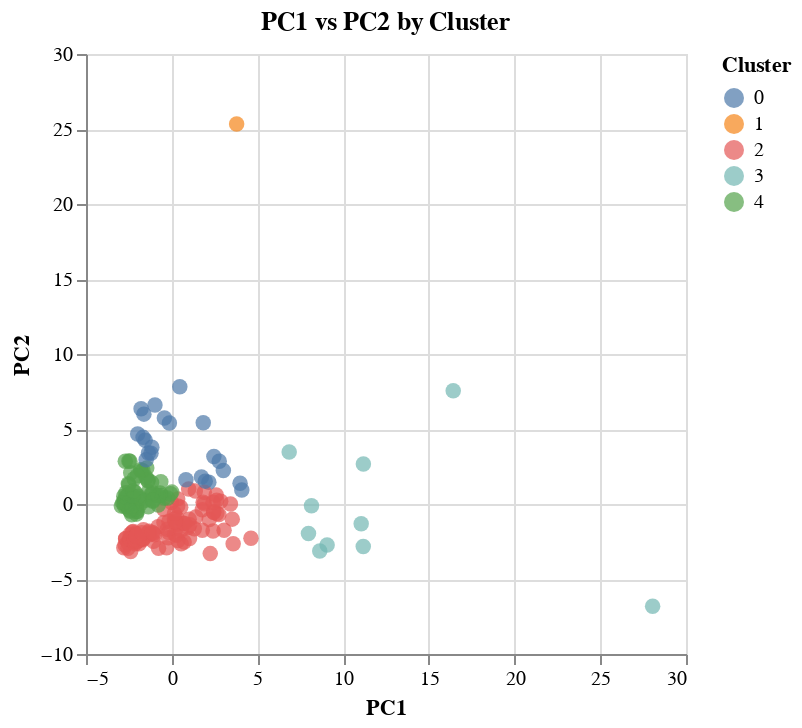

The cell this chart's notebook holds for it:
### Markdown cell above
<font size = "4">PCA 2 dimensions, kmeans</font>

### Code cell
kmeans_kwargs = {'init': 'random', 'n_init': 10, 
                 'max_iter': 300, 'random_state':100}
kmeans = KMeans(n_clusters = 5, **kmeans_kwargs)
model = PCA(n_components = 2,random_state = 0)
model_data = pd.DataFrame(model.fit_transform(scaled_data))
model_data["Cluster"] = kmeans.fit_predict(model_data)
model_data = model_data.rename({0:"PC1",1:"PC2"}, axis = 1)
pca_2_chart = alt.Chart(model_data).mark_circle(size = 60).encode(
    x = alt.X("PC1", title = "PC1"),
    y = alt.Y("PC2", title = "PC2"),
    color = alt.Color("Cluster:N")
).properties(title = alt.TitleParams(text = "PC1 vs PC2 by Cluster"))
pca_2_chart

### Figure 1 — Vega-Lite specification as saved in the notebook (floating-point values rounded to 4 significant figures; data arrays with more than 128 entries replaced by an {"elided": "..."} marker saying what was removed)
{"config": {"view": {"continuousWidth": 300, "continuousHeight": 300}}, "data": {"name": "data-b0ea118642d76428b961560bfcb8ccba"}, "mark": {"type": "circle", "size": 60}, "encoding": {"color": {"field": "Cluster", "type": "nominal"}, "x": {"field": "PC1", "title": "PC1", "type": "quantitative"}, "y": {"field": "PC2", "title": "PC2", "type": "quantitative"}}, "title": {"text": "PC1 vs PC2 by Cluster"}, "$schema": "https://vega.github.io/schema/vega-lite/v5.20.1.json", "datasets": {"data-b0ea118642d76428b961560bfcb8ccba": {"elided": "193 records"}}}
